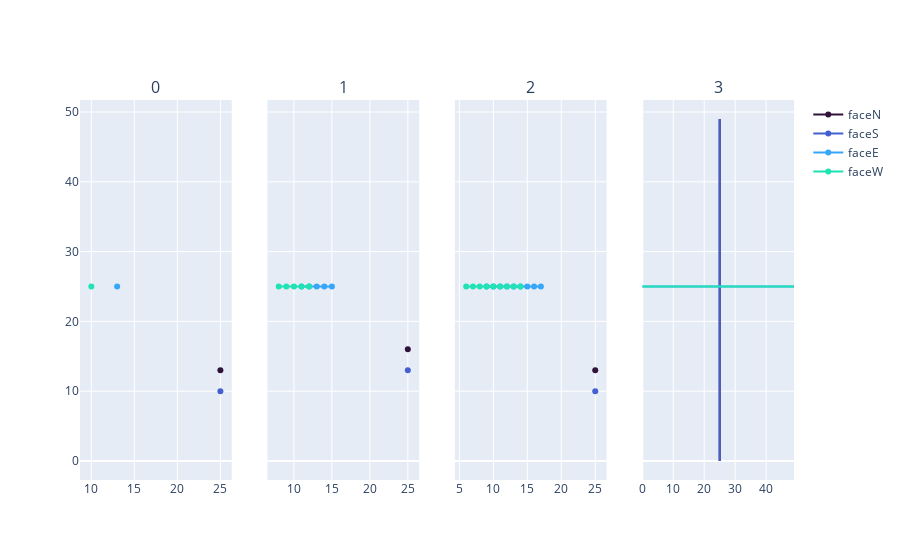

Write notebook code for a chart like this one.
### Code cell
s.step_through_problem()
show_solution_step(s)

### Figure 1 — Plotly figure (JSON) as saved in the notebook; plotly's stock layout.template omitted (floating-point values rounded to 4 significant figures)
{"data": [{"marker": {"color": "rgb(48, 18, 59)"}, "name": "faceN", "showlegend": true, "type": "scatter", "x": [25], "xaxis": "x", "y": [13], "yaxis": "y"}, {"marker": {"color": "rgb(68, 96, 208)"}, "name": "faceS", "showlegend": true, "type": "scatter", "x": [25], "xaxis": "x", "y": [10], "yaxis": "y"}, {"marker": {"color": "rgb(54, 167, 248)"}, "name": "faceE", "showlegend": true, "type": "scatter", "x": [13], "xaxis": "x", "y": [25], "yaxis": "y"}, {"marker": {"color": "rgb(33, 226, 181)"}, "name": "faceW", "showlegend": true, "type": "scatter", "x": [10], "xaxis": "x", "y": [25], "yaxis": "y"}, {"marker": {"color": "rgb(48, 18, 59)"}, "name": "faceN", "showlegend": false, "type": "scatter", "x": [25], "xaxis": "x2", "y": [16], "yaxis": "y2"}, {"marker": {"color": "rgb(68, 96, 208)"}, "name": "faceS", "showlegend": false, "type": "scatter", "x": [25], "xaxis": "x2", "y": [13], "yaxis": "y2"}, {"marker": {"color": "rgb(54, 167, 248)"}, "name": "faceE", "showlegend": false, "type": "scatter", "x": [15, 14, 13, 12, 11], "xaxis": "x2", "y": [25, 25, 25, 25, 25], "yaxis": "y2"}, {"marker": {"color": "rgb(33, 226, 181)"}, "name": "faceW", "showlegend": false, "type": "scatter", "x": [12, 11, 10, 9, 8], "xaxis": "x2", "y": [25, 25, 25, 25, 25], "yaxis": "y2"}, {"marker": {"color": "rgb(48, 18, 59)"}, "name": "faceN", "showlegend": false, "type": "scatter", "x": [25], "xaxis": "x3", "y": [13], "yaxis": "y3"}, {"marker": {"color": "rgb(68, 96, 208)"}, "name": "faceS", "showlegend": false, "type": "scatter", "x": [25], "xaxis": "x3", "y": [10], "yaxis": "y3"}, {"marker": {"color": "rgb(54, 167, 248)"}, "name": "faceE", "showlegend": false, "type": "scatter", "x": [17, 16, 15, 14, 13, 12, 11, 10, 9], "xaxis": "x3", "y": [25, 25, 25, 25, 25, 25, 25, 25, 25], "yaxis": "y3"}, {"marker": {"color": "rgb(33, 226, 181)"}, "name": "faceW", "showlegend": false, "type": "scatter", "x": [14, 13, 12, 11, 10, 9, 8, 7, 6], "xaxis": "x3", "y": [25, 25, 25, 25, 25, 25, 25, 25, 25], "yaxis": "y3"}, {"marker": {"color": "rgb(48, 18, 59)"}, "name": "faceN", "showlegend": false, "type": "scatter", "x": [25, 25, 25, 25, 25, 25, 25, 25, 25, 25, 25, 25, 25, 25, 25, 25, 25, 25, 25, 25, 25, 25, 25, 25, 25, 25, 25, 25, 25, 25, 25, 25, 25, 25, 25, 25, 25, 25, 25, 25, 25, 25, 25, 25, 25, 25, 25, 25, 25, 25], "xaxis": "x4", "y": [49, 48, 47, 46, 45, 44, 43, 42, 41, 40, 39, 38, 37, 36, 35, 34, 33, 32, 31, 30, 29, 28, 27, 26, 25, 24, 23, 22, 21, 20, 19, 18, 17, 16, 15, 14, 13, 12, 11, 10, 9, 8, 7, 6, 5, 4, 3, 2, 1, 0], "yaxis": "y4"}, {"marker": {"color": "rgb(68, 96, 208)"}, "name": "faceS", "showlegend": false, "type": "scatter", "x": [25, 25, 25, 25, 25, 25, 25, 25, 25, 25, 25, 25, 25, 25, 25, 25, 25, 25, 25, 25, 25, 25, 25, 25, 25, 25, 25, 25, 25, 25, 25, 25, 25, 25, 25, 25, 25, 25, 25, 25, 25, 25, 25, 25, 25, 25, 25, 25, 25, 25], "xaxis": "x4", "y": [49, 48, 47, 46, 45, 44, 43, 42, 41, 40, 39, 38, 37, 36, 35, 34, 33, 32, 31, 30, 29, 28, 27, 26, 25, 24, 23, 22, 21, 20, 19, 18, 17, 16, 15, 14, 13, 12, 11, 10, 9, 8, 7, 6, 5, 4, 3, 2, 1, 0], "yaxis": "y4"}, {"marker": {"color": "rgb(54, 167, 248)"}, "name": "faceE", "showlegend": false, "type": "scatter", "x": [49, 48, 47, 46, 45, 44, 43, 42, 41, 40, 39, 38, 37, 36, 35, 34, 33, 32, 31, 30, 29, 28, 27, 26, 25, 24, 23, 22, 21, 20, 19, 18, 17, 16, 15, 14, 13, 12, 11, 10, 9, 8, 7, 6, 5, 4, 3, 2, 1, 0], "xaxis": "x4", "y": [25, 25, 25, 25, 25, 25, 25, 25, 25, 25, 25, 25, 25, 25, 25, 25, 25, 25, 25, 25, 25, 25, 25, 25, 25, 25, 25, 25, 25, 25, 25, 25, 25, 25, 25, 25, 25, 25, 25, 25, 25, 25, 25, 25, 25, 25, 25, 25, 25, 25], "yaxis": "y4"}, {"marker": {"color": "rgb(33, 226, 181)"}, "name": "faceW", "showlegend": false, "type": "scatter", "x": [49, 48, 47, 46, 45, 44, 43, 42, 41, 40, 39, 38, 37, 36, 35, 34, 33, 32, 31, 30, 29, 28, 27, 26, 25, 24, 23, 22, 21, 20, 19, 18, 17, 16, 15, 14, 13, 12, 11, 10, 9, 8, 7, 6, 5, 4, 3, 2, 1, 0], "xaxis": "x4", "y": [25, 25, 25, 25, 25, 25, 25, 25, 25, 25, 25, 25, 25, 25, 25, 25, 25, 25, 25, 25, 25, 25, 25, 25, 25, 25, 25, 25, 25, 25, 25, 25, 25, 25, 25, 25, 25, 25, 25, 25, 25, 25, 25, 25, 25, 25, 25, 25, 25, 25], "yaxis": "y4"}], "layout": {"annotations": [{"font": {"size": 16}, "showarrow": false, "text": "0", "x": 0.1062, "xanchor": "center", "xref": "paper", "y": 1, "yanchor": "bottom", "yref": "paper"}, {"font": {"size": 16}, "showarrow": false, "text": "1", "x": 0.3688, "xanchor": "center", "xref": "paper", "y": 1, "yanchor": "bottom", "yref": "paper"}, {"font": {"size": 16}, "showarrow": false, "text": "2", "x": 0.6313, "xanchor": "center", "xref": "paper", "y": 1, "yanchor": "bottom", "yref": "paper"}, {"font": {"size": 16}, "showarrow": false, "text": "3", "x": 0.8938, "xanchor": "center", "xref": "paper", "y": 1, "yanchor": "bottom", "yref": "paper"}], "xaxis": {"anchor": "y", "domain": [0, 0.2125]}, "xaxis2": {"anchor": "y2", "domain": [0.2625, 0.475]}, "xaxis3": {"anchor": "y3", "domain": [0.525, 0.7375]}, "xaxis4": {"anchor": "y4", "domain": [0.7875, 1]}, "yaxis": {"anchor": "x", "domain": [0, 1]}, "yaxis2": {"anchor": "x2", "domain": [0, 1], "matches": "y", "showticklabels": false}, "yaxis3": {"anchor": "x3", "domain": [0, 1], "matches": "y", "showticklabels": false}, "yaxis4": {"anchor": "x4", "domain": [0, 1], "matches": "y", "showticklabels": false}}}
